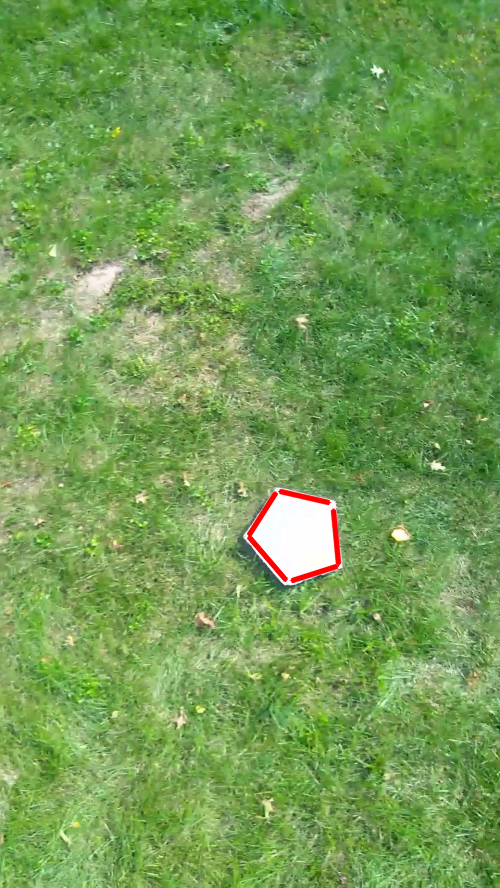
#> input picture CV/IMAGEFROMUDP.png, 500 x 888 px
$ python originalHoughLineDetection.py --image IMAGEFROMUDP.png
#> lines starting #> are read from the running program, lines starting #| are printed output that depends on the picture
import cv2
import numpy as np
import argparse
import math

ap = argparse.ArgumentParser()
ap.add_argument("-i", "--image", required=True,
	help="path to input dataset of images")
args = vars(ap.parse_args())

img = cv2.imread(args["image"])
#> img is the input picture: shape (888, 500, 3); mean B, G, R 85.4, 157.3, 116.4
cv2.imshow("Original", img)
gray = cv2.cvtColor(img,cv2.COLOR_BGR2GRAY)
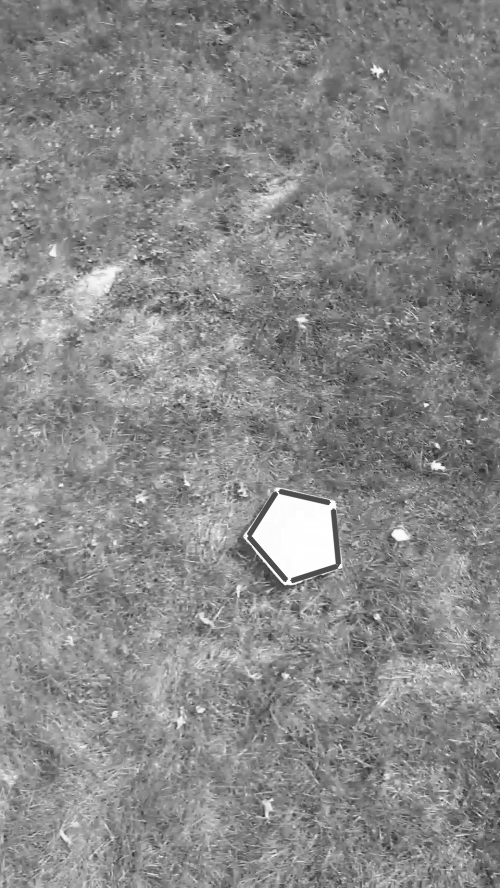
#> gray: shape (888, 500); min 30, max 255, mean 136.9
edges = cv2.Canny(gray,50,150,apertureSize = 3)
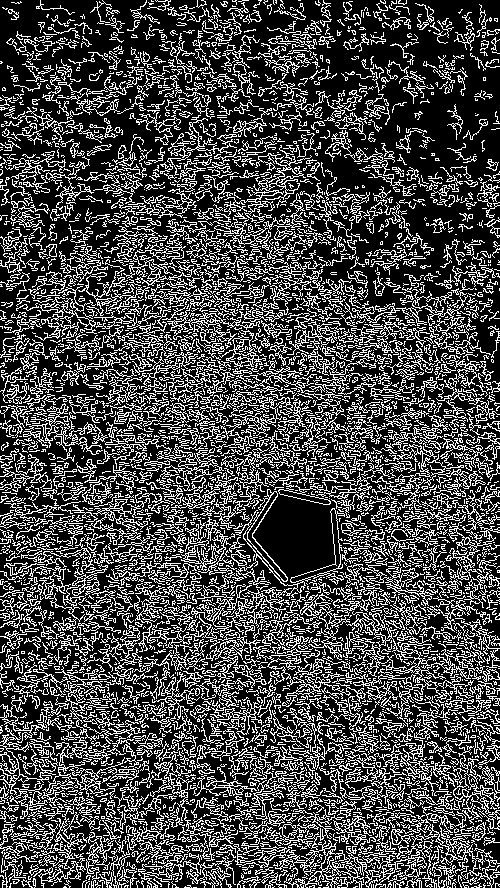
#> edges: shape (888, 500); 28.3% white in thin lines or dots
cv2.imshow("Edges",edges)
#cv2.waitKey(2000)
#lines = cv2.HoughLines(edges, 1, np.pi / 180, 15, None, 0, 15)
lines = cv2.HoughLinesP(edges, rho=1, theta=np.pi/180, threshold=20,
                    minLineLength=20, maxLineGap=100)
#> lines = 520 rows, first 6: [43, 22, 499, 781], [32, 887, 249, 17], [141, 883, 203, 0], [370, 15, 492, 884], [3, 472, 497, 872], [47, 9, 383, 885]
print(len(lines))
#| 520
previous = []
for x in range(len(lines)):
    for l in lines[x]:
        cv2.line(img, (l[0], l[1]), (l[2], l[3]), (0,0,255), 3, cv2.LINE_AA)
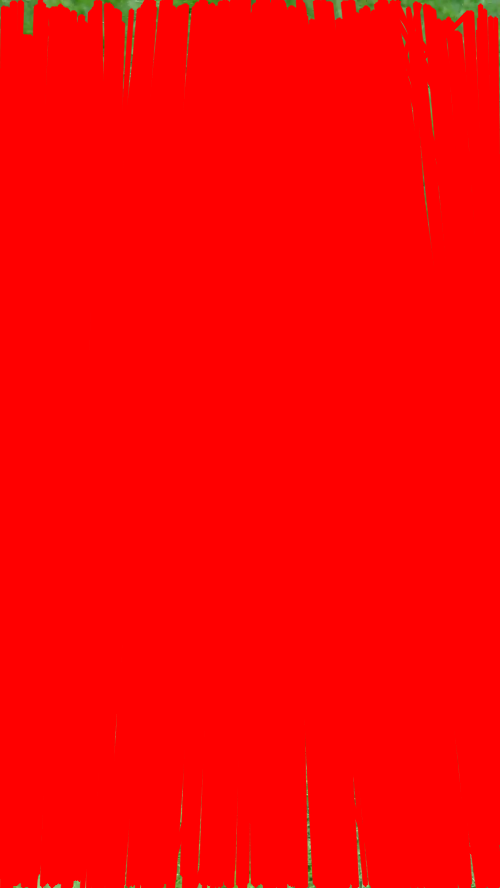
#> img: shape (888, 500, 3); mean B, G, R 0.9, 1.9, 252.9

print(lines)
#> (printed output is left out)

cv2.imshow('Hough Lines',img)
key = cv2.waitKey(1) & 0xFF
#> (key q is pressed here)
while key != ord("q"):
    key = cv2.waitKey(1) & 0xFF
